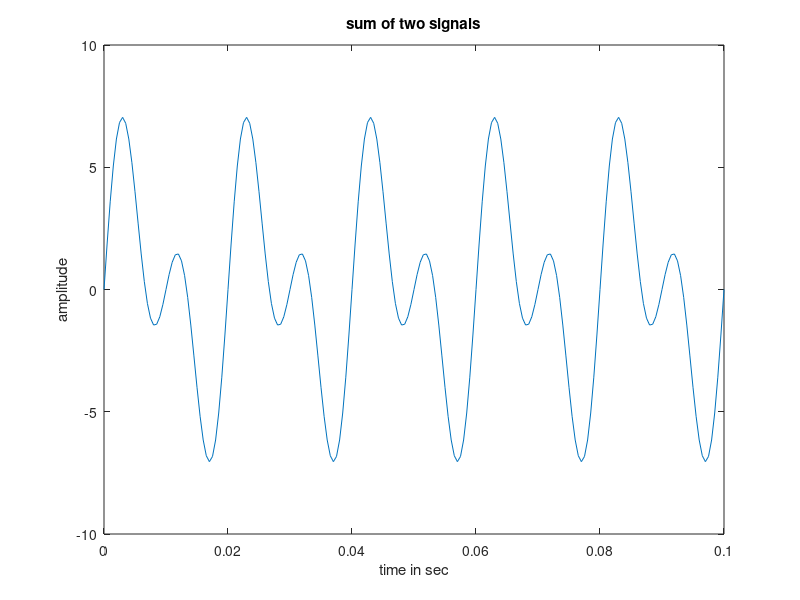

Write MATLAB code to recreate this figure.

clear all;
close all;
clc;
a=4;
f=100;
T=(1/f);
t=[0:T/20:10*T];
x=(a*sin(100*pi*t))+(a*sin(200*pi*t));
plot(t,x);
xlabel('time in sec')
ylabel('amplitude')
title('sum of two signals')
